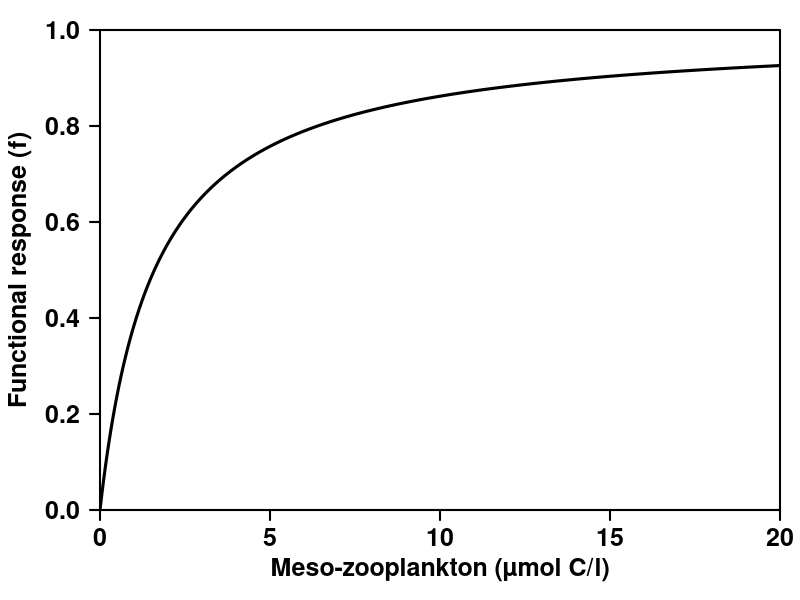

Recreate this plot in R.
#=============================================================================#
# Name   : plot_functional_response_curve
# Author : Jorge Flores-Valiente
# Date   : 
# Version:
# Aim    : calculate and plot the temperature correction curve of the DEB model
# URL    : 
#=============================================================================#
dirpath  <- 'C:/Users/jflores/Desktop/'
out_name <- 'f_curve'
k_x <- 1.6

# Temperature range
X_max <- 20
X <- seq(from = 0, to = X_max, by = 0.01)
f <- X/(X + k_x)

text_size <- 1
#=============================================================================#
#===================== Do not change anything from here ======================#
#=============================================================================#
png(filename = paste0(dirpath, out_name, '.png'), width = 850, height = 550, res = 120)
par(mar = c(4.5, 5.0, 1.5, 1.0))
plot(X, type = 'n', axes = F, xlab = '', ylab = '', xaxs = 'i', yaxs = 'i', xlim = c(0,X_max), ylim = c(0,1))
axis(1, font = 2, lwd.ticks = 2, cex = 2, cex.axis = 1.5)
axis(2, font = 2, lwd.ticks = 2, cex = 2, cex.axis = 1.5, las = 2)
box(lwd = 2)
mtext(side = 1, line = 2.5, font = 2, cex = 1.5, text = 'Meso-zooplankton (µmol C/l)')
mtext(side = 2, line = 3.5, font = 2, cex = 1.5, text = 'Functional response (f)')

#===== CURVA 1 =====#
lines(X, f, lwd = 3)
# abline(v = 1.6)

dev.off()
#=============================================================================#
# END OF PROGRAM
#=============================================================================#